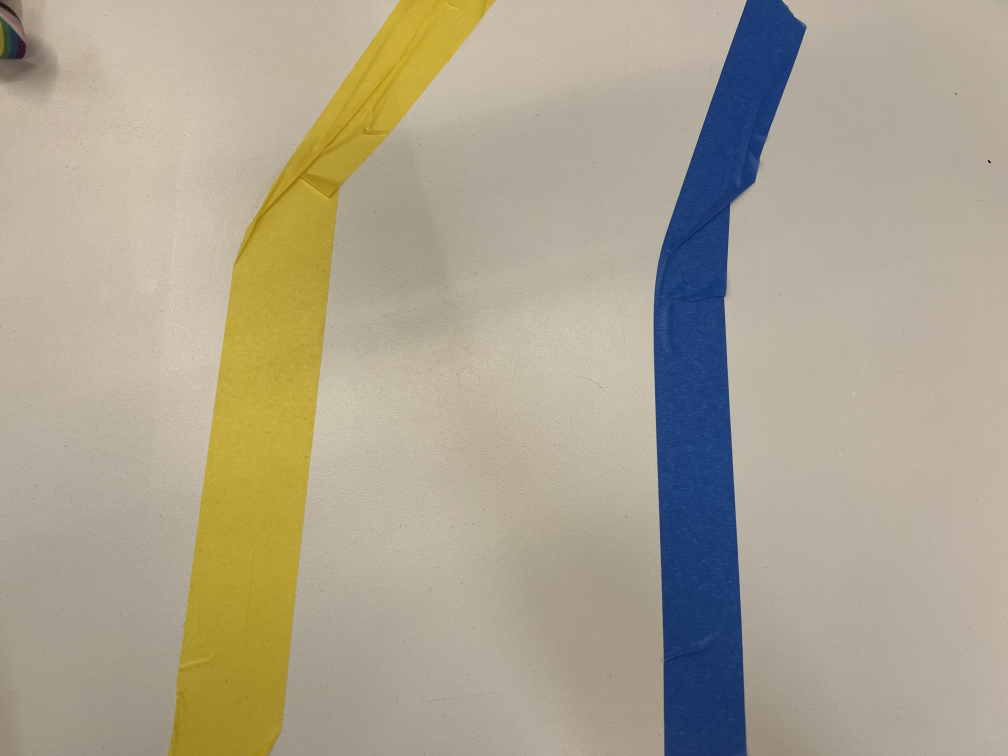
#> input picture indoor_track_image1.JPG, 4032 x 3024 px, given in place of the camera (shown at 1/4 size)
$ python main_video_midline.py
#> lines starting #> are read from the running program, lines starting #| are printed output that depends on the picture; after the words box and inside, x2 and y2 are one past the last pixel; in counts of white or black regions, pixels touching at a corner belong together; long printed decimals are rounded
### colour_filter.py
import cv2 as cv
import numpy as np

def colour_filter(frame, colour_min, colour_max, kernel_size=25, open=3, close=3):

    frame_hsv = cv.cvtColor(frame, cv.COLOR_BGR2HSV)
    # frame_h, frame_s, frame_v = cv.split(frame_hsv)

    kernel = np.ones((kernel_size,kernel_size),np.uint8)

    frame_colour = cv.inRange(frame_hsv, colour_min, colour_max)
    for i in range(open):
        frame_colour = cv.morphologyEx(frame_colour, cv.MORPH_OPEN, kernel)
    for i in range(close):
        frame_colour = cv.morphologyEx(frame_colour, cv.MORPH_CLOSE, kernel)

    return frame_colour

### midline_coords.py
import cv2 as cv
import numpy as np

def midline_coords(frame):

    coords = []

    frame = frame / 255
    found = 0

    xs = []
    ys = []

    # print(len(frame[0]))

    for index, row in enumerate(frame):

        if sum(row) == 0:
            continue

        # Index counts from the bottom of the frame

        if index < 2/3 * len(frame):
            continue

        new_row = np.multiply(np.arange(len(row)),row)
        new_row = new_row[new_row != 0]

        # Insert extra filters here

        # if found != 0:
        #     # new_row = new_row[abs(new_row - prev_midpoint) < 20]
        #     if prev_index - index > 5:
        #         continue

        if len(new_row) == 0:
            continue

        midpoint = np.intp(sum(new_row) / len(new_row))

        coords.append((midpoint, index))

        # prev_index = index
        # found = 1

        xs.append(midpoint)
        ys.append(index)

    coords = np.array(coords, dtype=np.float64)

    if len(xs) < 1:
        angle = None
        mid_x = None
    else:
        slope = -np.polyfit(xs,ys,1)[0]
        angle = np.arctan(slope)

        if slope > 0:
            angle = np.pi/2 - angle
        elif slope < 0:
            angle = -np.pi/2 - angle

        angle = angle * 180 / np.pi

        mid_x = np.average(xs)

    return coords, angle, mid_x

### pinehsv_to_cvhsv.py
def pinehsv_to_cvhsv(pine):

    # Input pine is a length 3 tuple
    # Output hsv is a length 3 tuple

    hsv_0 = pine[0] * 180 / 360
    hsv_1 = pine[1] * 255 / 100
    hsv_2 = pine[2] * 255 / 100

    hsv = (hsv_0, hsv_1, hsv_2)

    return hsv

### main_video_midline.py
import cv2 as cv
import numpy as np

from image_read import image_read
from colour_filter import colour_filter
from get_contours import get_contours
from contour_filters import contour_filter_4

from midline_coords import midline_coords
from pinehsv_to_cvhsv import pinehsv_to_cvhsv

import warnings
with warnings.catch_warnings():
    warnings.filterwarnings('ignore', r'Polyfit may be poorly conditioned')

# Colours are in HSV
# Range is 0-180, 0-255, 0-255

pine_yellow_min = (40, 10, 60)
pine_yellow_max = (60, 20, 100)

yellow_min = pinehsv_to_cvhsv(pine_yellow_min)
yellow_max = pinehsv_to_cvhsv(pine_yellow_max)

# [7 lines of commented-out code are left out]

pine_blue_min = (190, 30, 30)
pine_blue_max = (205, 100, 100)

# # Colour for mac cam

# pine_blue_min = (210, 30, 50)
# pine_blue_max = (220, 100, 100)

blue_min = pinehsv_to_cvhsv(pine_blue_min)
blue_max = pinehsv_to_cvhsv(pine_blue_max)

capture = cv.VideoCapture(0)
capture.set(3, 128)
capture.set(4, 96)

while True:

    retval, frame = capture.read()
#> frame is the input picture: shape (3024, 4032, 3); mean B, G, R 144.5, 163.4, 171.6

    if not retval:
        break

    blank_frame = np.zeros_like(frame)

    frame_resize = frame
    frame_blur = frame_resize
    frame_blue = colour_filter(frame_blur, blue_min, blue_max, 5, 5, 0)
    frame_yellow = colour_filter(frame_blur, yellow_min, yellow_max, 5, 5, 0)
#> call 2 of colour_filter, with colour_min = (20, 25.5, 153), colour_max = (30, 51, 255), kernel_size = 5, open = 5, close = 0
#> in colour_filter (call 2), `frame_colour = cv.inRange(frame_hsv, colour_min, colour_max)`:
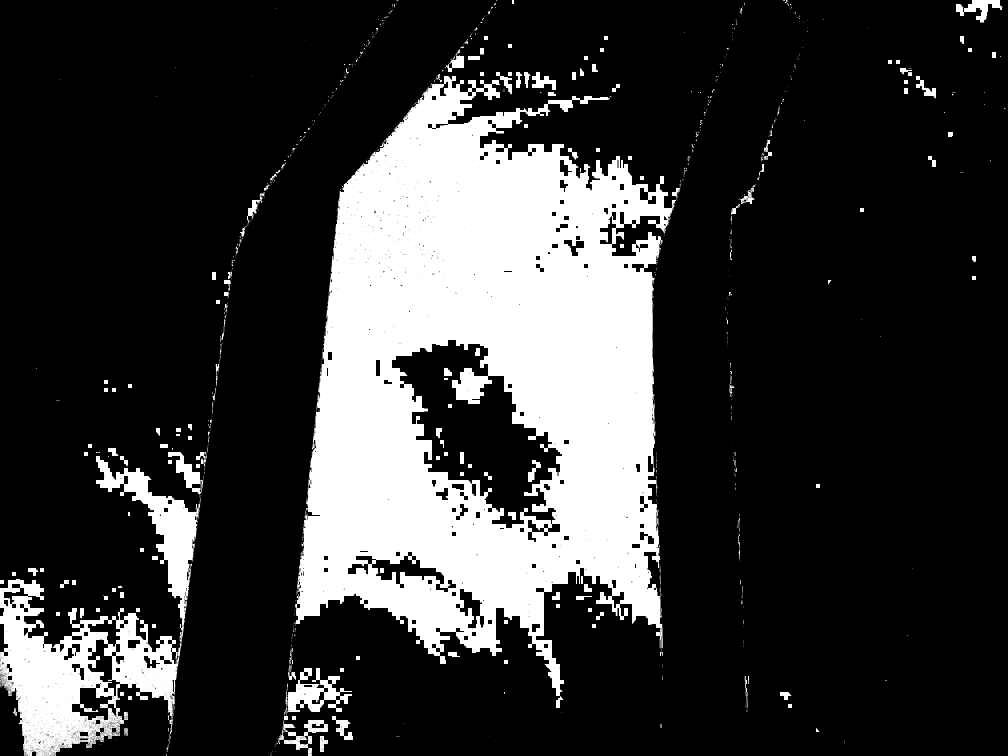
#> frame_colour: shape (3024, 4032) (shown at 1/4 size); 21.8% white; 1036 white regions (710 under 20 px), largest, box (x1, y1, x2, y2) and area: (1180, 304, 2723, 2832) 2231903, (0, 1824, 804, 3024) 304648, (1135, 2672, 1408, 2881) 21301
#> the loop in colour_filter (call 2), `for i in range(open):` made 5 passes
#> pass 1, in colour_filter (call 2), `frame_colour = cv.morphologyEx(frame_colour, cv.MORPH_OPEN, kernel)`:
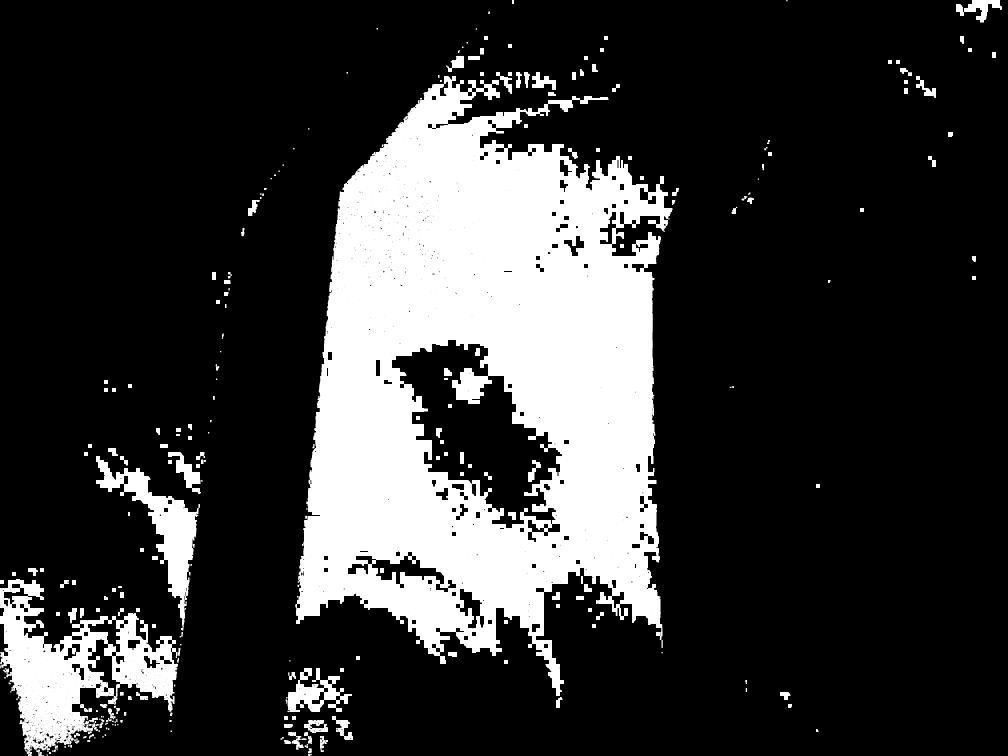
#> frame_colour: shape (3024, 4032) (shown at 1/4 size); 21.5% white; 299 white regions (1 under 20 px), largest, box (x1, y1, x2, y2) and area: (1181, 304, 2690, 2784) 2224952, (0, 2316, 712, 3024) 206719, (384, 1824, 800, 2511) 67997

    # Colour is in BGR

    blue_coords, blue_angle, blue_x = midline_coords(frame_blue)
#> after the loop in midline_coords, `for index, row in enumerate(frame):`: coords = []
#> in midline_coords, `coords = np.array(coords, dtype=np.float64)`: coords = empty array
#> blue_coords = empty array
    if len(blue_coords) == 0:
        True
    else:
        for point1, point2 in zip(blue_coords, blue_coords[1:]):
            cv.line(frame, tuple(np.intp(point1)), tuple(np.intp(point2)), [0, 255, 255], 2)

    yellow_coords, yellow_angle, yellow_x = midline_coords(frame_yellow)
#> yellow_coords = 1008 pairs, first value 147 to 1880, second value 2016 to 3023; yellow_angle = 64.28; yellow_x = 1161.2
    if len(yellow_coords) == 0:
        True
    else:
        for point1, point2 in zip(yellow_coords, yellow_coords[1:]):
            cv.line(frame, tuple(np.intp(point1)), tuple(np.intp(point2)), [255, 0, 0], 2)
#> this loop made 1007 passes
#> (point1, point2) on passes 1 to 3: ([1756, 2016], [1757, 2017]), ([1757, 2017], [1758, 2018]), ([1758, 2018], [1758, 2019])
#> frame: shape (3024, 4032, 3)

    if (blue_angle != None) & (yellow_angle != None):
        angle = (blue_angle + yellow_angle) / 2
    elif (blue_angle == None) & (yellow_angle != None):
        angle = yellow_angle
#> angle = 64.28
    elif (blue_angle != None) & (yellow_angle == None):
        angle = blue_angle
    else:
        angle = 0

    print(angle, yellow_x, blue_x)
#| 64.283 1161.217 None

    cv.imshow('frame', frame)
    key = cv.waitKey(1)
#> (key Esc is pressed here)

    if key == ord('f'):
        break

    elif key == ord('p'):
        cv.waitKey(-1)

    # elif key == ord('r'):
    #     capture = cv.VideoCapture(video)

$ run again, on indoor_track_image2.JPG
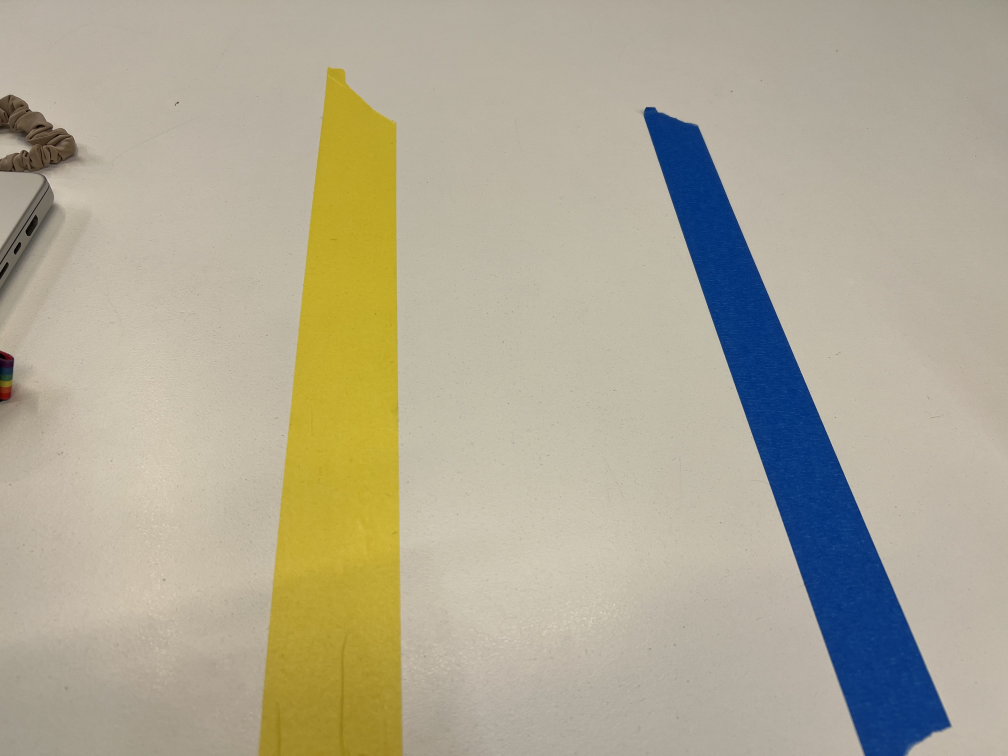
#> input picture indoor_track_image2.JPG, 4032 x 3024 px, given in place of the camera (shown at 1/4 size)
#> frame is the input picture: shape (3024, 4032, 3); mean B, G, R 149.2, 169.3, 175.3
#> frame_hsv: shape (3024, 4032, 3); mean H, S, V 26.4, 59.7, 182.2
#> in colour_filter, `frame_colour = cv.inRange(frame_hsv, colour_min, colour_max)`:
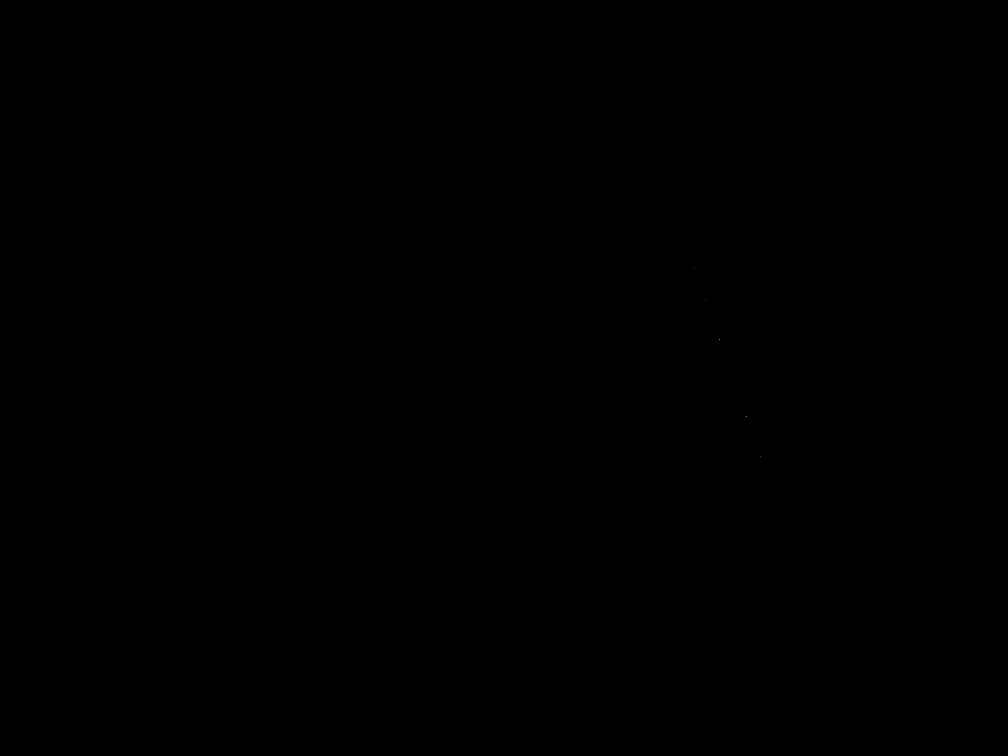
#> frame_colour: shape (3024, 4032) (shown at 1/4 size); 0% white in thin lines or dots, all inside (x1, y1, x2, y2) = (2778, 1070, 3041, 1826)
#> the loop in colour_filter (call 2), `for i in range(open):` made 5 passes
#> pass 1, in colour_filter (call 2), `frame_colour = cv.morphologyEx(frame_colour, cv.MORPH_OPEN, kernel)`:
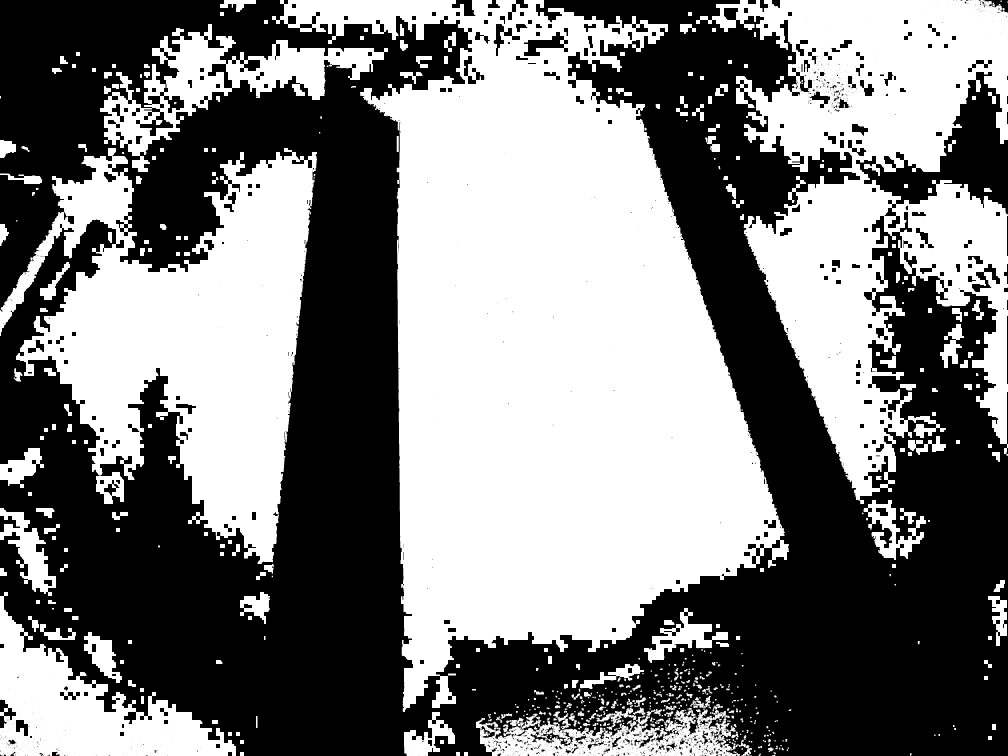
#> frame_colour: shape (3024, 4032) (shown at 1/4 size); 49.5% white; 702 white regions (4 under 20 px), largest, box (x1, y1, x2, y2) and area: (1088, 0, 3156, 2848) 2982830, (2784, 0, 4032, 2016) 1178547, (0, 592, 1268, 2256) 1036451
#> after the loop in midline_coords, `for index, row in enumerate(frame):`: coords = []
#> in midline_coords, `coords = np.array(coords, dtype=np.float64)`: coords = empty array
#> yellow_coords = 1008 pairs, first value 728 to 2240, second value 2016 to 3023; yellow_angle = 64.1; yellow_x = 1671.3
#> the loop `for point1, point2 in zip(yellow_coords, yellow_coords[1:]):` made 1007 passes
#> (point1, point2) on passes 1 to 3: ([2187, 2016], [2188, 2017]), ([2188, 2017], [2188, 2018]), ([2188, 2018], [2188, 2019])
#> `angle = yellow_angle`: angle = 64.1
#| 64.101 1671.309 None
